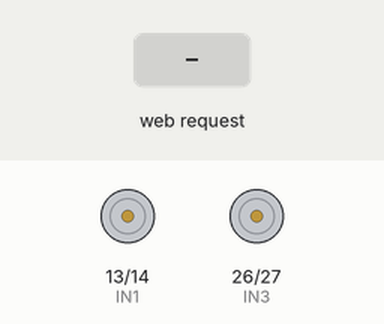
The sketch below on a simulated ESP32. Shown: motor-driver pin pairs drawn as motors (green arrow = first pin HIGH = forward, orange = second pin HIGH = backward, longer = more drive, scaled by the enable pin). Inputs (shaded band) come from the test bench. What the sketch prints to the serial monitor is not drawn.

Above: at 2.2 s.
2.3 s: HTTP request GET /forward received
At 3.5 s:
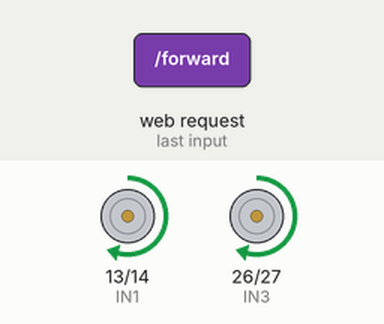
3.8 s: HTTP request GET /backward received
At 5.0 s:
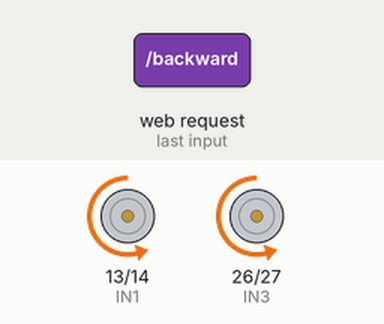
5.3 s: HTTP request GET /left received
At 6.2 s:
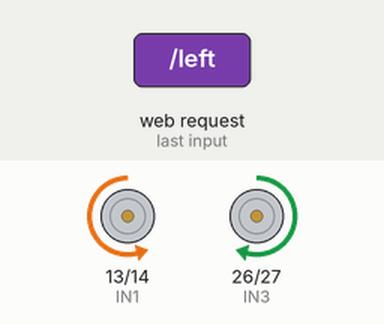
6.8 s: HTTP request GET /right received
At 7.3 s:
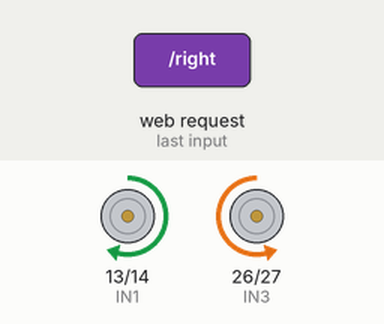
8.3 s: HTTP request GET /forward?plain=FORWARD received
At 9.5 s:
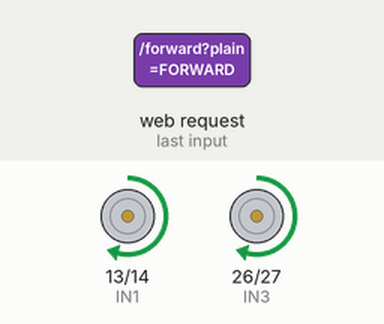
Timing chart, 0 to 10.8 s (numbered marks = the images above; inputs shaded):
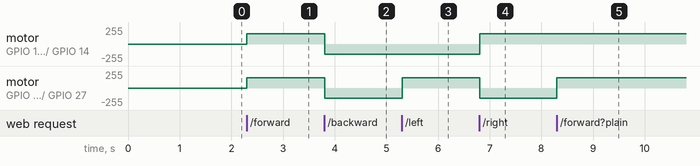

Measured:
- after the input at 2.3 s, motor on GPIO 13 (IN1) / GPIO 14 (IN2), motor on GPIO 26 (IN3) / GPIO 27 (IN4): stopped → forward 153/255 at once
- after the input at 3.8 s, motor on GPIO 13 (IN1) / GPIO 14 (IN2), motor on GPIO 26 (IN3) / GPIO 27 (IN4): forward 153/255 → backward 153/255 at once
- after the input at 5.3 s, motor on GPIO 26 (IN3) / GPIO 27 (IN4): backward 153/255 → forward 153/255 at once
- after the input at 6.8 s, motor on GPIO 13 (IN1) / GPIO 14 (IN2): backward 153/255 → forward 153/255 at once; motor on GPIO 26 (IN3) / GPIO 27 (IN4): forward 153/255 → backward 153/255 at once
- after the input at 8.3 s, motor on GPIO 26 (IN3) / GPIO 27 (IN4): backward 153/255 → forward 153/255 at once

The sketch:

RCController.ino
```cpp
#include <WiFi.h>
#include <WebServer.h>
#include <ArduinoJson.h>

// Wi-Fi credentials for Access Point mode
const char* ssid = "DevRC Controller";
const char* password = "12345678";

// Static IP configuration
IPAddress local_ip(192, 168, 4, 1);
IPAddress gateway(192, 168, 4, 1);
IPAddress subnet(255, 255, 255, 0);

// Motor driver pins (L298N)
#define IN1 13 // Motor A, Input 1 (Left Motor)
#define IN2 14 // Motor A, Input 2 (Left Motor)
#define IN3 26 // Motor B, Input 1 (Right Motor)
#define IN4 27 // Motor B, Input 2 (Right Motor)

// ENA and ENB pins for speed control (PWM)
#define ENA_PIN 5  // Enable pin for Motor A (Left Motor)
#define ENB_PIN 18 // Enable pin for Motor B (Right Motor)

// Status variables
float batteryVoltage = 12.0; // Simulated battery voltage
bool isConnected = false;
unsigned long lastCommandTime = 0;
const unsigned long CONNECTION_TIMEOUT = 5000; // 5 seconds

// Current motor states
int currentLeftSpeed = 0;
int currentRightSpeed = 0;
String currentDirection = "STOP";

WebServer server(80);

// === Motor control functions ===
void setMotorSpeed(int leftSpeed, int rightSpeed) {
  // Constrain speeds to valid PWM range (0-255)
  leftSpeed = constrain(leftSpeed, -255, 255);
  rightSpeed = constrain(rightSpeed, -255, 255);

  // Set left motor (Motor A)
  if (leftSpeed > 0) {
    digitalWrite(IN1, HIGH);
    digitalWrite(IN2, LOW);
    analogWrite(ENA_PIN, abs(leftSpeed));
  } else if (leftSpeed < 0) {
    digitalWrite(IN1, LOW);
    digitalWrite(IN2, HIGH);
    analogWrite(ENA_PIN, abs(leftSpeed));
  } else {
    digitalWrite(IN1, LOW);
    digitalWrite(IN2, LOW);
    analogWrite(ENA_PIN, 0);
  }

  // Set right motor (Motor B)
  if (rightSpeed > 0) {
    digitalWrite(IN3, HIGH);
    digitalWrite(IN4, LOW);
    analogWrite(ENB_PIN, abs(rightSpeed));
  } else if (rightSpeed < 0) {
    digitalWrite(IN3, LOW);
    digitalWrite(IN4, HIGH);
    analogWrite(ENB_PIN, abs(rightSpeed));
  } else {
    digitalWrite(IN3, LOW);
    digitalWrite(IN4, LOW);
    analogWrite(ENB_PIN, 0);
  }

  currentLeftSpeed = leftSpeed;
  currentRightSpeed = rightSpeed;
}

void stopMotors() {
  setMotorSpeed(0, 0);
  currentDirection = "STOP";
  Serial.println("Motors stopped");
}

// FIXED: Handle basic 4-direction movement with corrected left/right logic
void handleBasicMovement(String direction, float speedMultiplier) {
  int basePWM = (int)(255 * speedMultiplier); // Convert speed multiplier to PWM value

  currentDirection = direction;

  if (direction == "FORWARD") {
    // Both motors forward
    setMotorSpeed(basePWM, basePWM);
    Serial.printf("Moving FORWARD - Speed: %d\n", basePWM);
  }
  else if (direction == "BACKWARD") {
    // Both motors backward
    setMotorSpeed(-basePWM, -basePWM);
    Serial.printf("Moving BACKWARD - Speed: %d\n", basePWM);
  }
  else if (direction == "LEFT") {
    // FIXED: Turn left - right motor forward, left motor backward
    // This creates a left turn by having the right side push forward
    // while the left side pulls backward
    setMotorSpeed(-basePWM, basePWM);
    Serial.printf("Turning LEFT - Speed: %d\n", basePWM);
  }
  else if (direction == "RIGHT") {
    // FIXED: Turn right - left motor forward, right motor backward
    // This creates a right turn by having the left side push forward
    // while the right side pulls backward
    setMotorSpeed(basePWM, -basePWM);
    Serial.printf("Turning RIGHT - Speed: %d\n", basePWM);
  }
  else {
    // STOP or any other command
    stopMotors();
  }
}

// === HTTP Route Handlers ===
void handleControl() {
  if (server.method() != HTTP_POST) {
    server.send(405, "application/json", "{\"error\":\"Method not allowed\"}");
    return;
  }

  String body = server.arg("plain");
  DynamicJsonDocument doc(512);
  DeserializationError error = deserializeJson(doc, body);

  if (error) {
    server.send(400, "application/json", "{\"error\":\"Invalid JSON\"}");
    return;
  }

  // Extract values
  float x = doc["x"] | 0.0;
  float y = doc["y"] | 0.0;
  float speedMultiplier = doc["speed"] | 0.6;
  String direction = doc["direction"] | "STOP";

  // Update connection status
  isConnected = true;
  lastCommandTime = millis();

  // Handle basic movement based on direction
  handleBasicMovement(direction, speedMultiplier);

  // Send response
  DynamicJsonDocument response(256);
  response["status"] = "success";
  response["direction"] = currentDirection;
  response["leftSpeed"] = abs(currentLeftSpeed);
  response["rightSpeed"] = abs(currentRightSpeed);
  response["speedMultiplier"] = speedMultiplier;

  String responseString;
  serializeJson(response, responseString);
  server.send(200, "application/json", responseString);
}

void handleStatus() {
  // Simulate battery drain (very simple simulation)
  if (isConnected && (abs(currentLeftSpeed) > 0 || abs(currentRightSpeed) > 0)) {
    batteryVoltage -= 0.01; // Drain battery when moving
    if (batteryVoltage < 10.0) batteryVoltage = 10.0; // Minimum voltage
  }

  // Calculate battery percentage (12V = 100%, 10V = 0%)
  float batteryPercent = ((batteryVoltage - 10.0) / 2.0) * 100.0;
  batteryPercent = constrain(batteryPercent, 0, 100);

  DynamicJsonDocument response(512);
  response["connected"] = isConnected;
  response["battery"] = (int)batteryPercent;
  response["direction"] = currentDirection;
  response["leftSpeed"] = abs(currentLeftSpeed);
  response["rightSpeed"] = abs(currentRightSpeed);
  response["totalSpeed"] = (abs(currentLeftSpeed) + abs(currentRightSpeed)) / 2;
  response["voltage"] = batteryVoltage;
  response["ssid"] = ssid;
  response["ip"] = WiFi.softAPIP().toString();
  response["connectedClients"] = WiFi.softAPgetStationNum();

  String responseString;
  serializeJson(response, responseString);
  server.send(200, "application/json", responseString);
}

void handleConnect() {
  isConnected = true;
  lastCommandTime = millis();

  DynamicJsonDocument response(256);
  response["status"] = "connected";
  response["message"] = "Successfully connected to RC Car";
  response["ip"] = WiFi.softAPIP().toString();

  String responseString;
  serializeJson(response, responseString);
  server.send(200, "application/json", responseString);

  Serial.println("Client connected via HTTP");
}

void handleDisconnect() {
  isConnected = false;
  stopMotors();

  DynamicJsonDocument response(256);
  response["status"] = "disconnected";
  response["message"] = "Disconnected from RC Car";

  String responseString;
  serializeJson(response, responseString);
  server.send(200, "application/json", responseString);

  Serial.println("Client disconnected");
}

void setupRoutes() {
  // Enable CORS for all routes
  server.enableCORS(true);

  // Main control endpoint
  server.on("/control", HTTP_POST, handleControl);
  server.on("/control", HTTP_OPTIONS, []() { server.send(200); });

  // Status endpoint
  server.on("/status", HTTP_GET, handleStatus);

  // Connection management
  server.on("/connect", HTTP_POST, handleConnect);
  server.on("/disconnect", HTTP_POST, handleDisconnect);

  // Basic movement endpoints for direct control
  server.on("/forward", []() {
    handleBasicMovement("FORWARD", 0.6);
    server.send(200, "text/plain", "Moving forward");
  });

  server.on("/backward", []() {
    handleBasicMovement("BACKWARD", 0.6);
    server.send(200, "text/plain", "Moving backward");
  });

  server.on("/left", []() {
    handleBasicMovement("LEFT", 0.6);
    server.send(200, "text/plain", "Turning left");
  });

  server.on("/right", []() {
    handleBasicMovement("RIGHT", 0.6);
    server.send(200, "text/plain", "Turning right");
  });

  server.on("/stop", []() {
    stopMotors();
    server.send(200, "text/plain", "Stopped");
  });

  // Root endpoint
  server.on("/", []() {
    server.send(200, "text/html",
      "<h1>ESP32 RC Car Controller</h1>"
      "<p>Access Point: " + String(ssid) + "</p>"
      "<p>IP Address: " + WiFi.softAPIP().toString() + "</p>"
      "<p>Status: Ready for connections</p>"
      "<p>Supported Movements: FORWARD, BACKWARD, LEFT, RIGHT, STOP</p>"
      "<p><strong>Motor Control Fixed:</strong> Left/Right directions now work correctly!</p>"
    );
  });
}

void setup() {
  Serial.begin(115200);
  delay(1000);

  // Set motor pins as output
  pinMode(IN1, OUTPUT);
  pinMode(IN2, OUTPUT);
  pinMode(IN3, OUTPUT);
  pinMode(IN4, OUTPUT);
  pinMode(ENA_PIN, OUTPUT);
  pinMode(ENB_PIN, OUTPUT);

  stopMotors(); // Initialize motors to stop

  // Configure static IP
  if (!WiFi.softAPConfig(local_ip, gateway, subnet)) {
    Serial.println("❌ Failed to configure static IP");
  }

  // Start Access Point
  if (WiFi.softAP(ssid, password)) {
    Serial.println("✅ ESP32 Access Point started successfully");
    Serial.print("📡 Network: ");
    Serial.println(ssid);
    Serial.print("🔑 Password: ");
    Serial.println(password);
    Serial.print("🌐 IP Address: ");
    Serial.println(WiFi.softAPIP());
    Serial.println("🚗 RC Car Controller Ready!");
    Serial.println("📍 Movement modes: FORWARD, BACKWARD, LEFT, RIGHT, STOP");
    Serial.println("🔧 FIXED: Left/Right motor control corrected!");
  } else {
    Serial.println("❌ Failed to start Access Point");
  }

  setupRoutes();
  server.begin();
  Serial.println("🌐 HTTP Server started on port 80");
  Serial.println("📱 Ready for Flutter app connection!");
}

void loop() {
  server.handleClient();

  // Check for connection timeout
  if (isConnected && (millis() - lastCommandTime > CONNECTION_TIMEOUT)) {
    Serial.println("⚠️ Connection timeout - stopping motors");
    isConnected = false;
    stopMotors();
  }

  delay(10); // Small delay for stability
}
```
